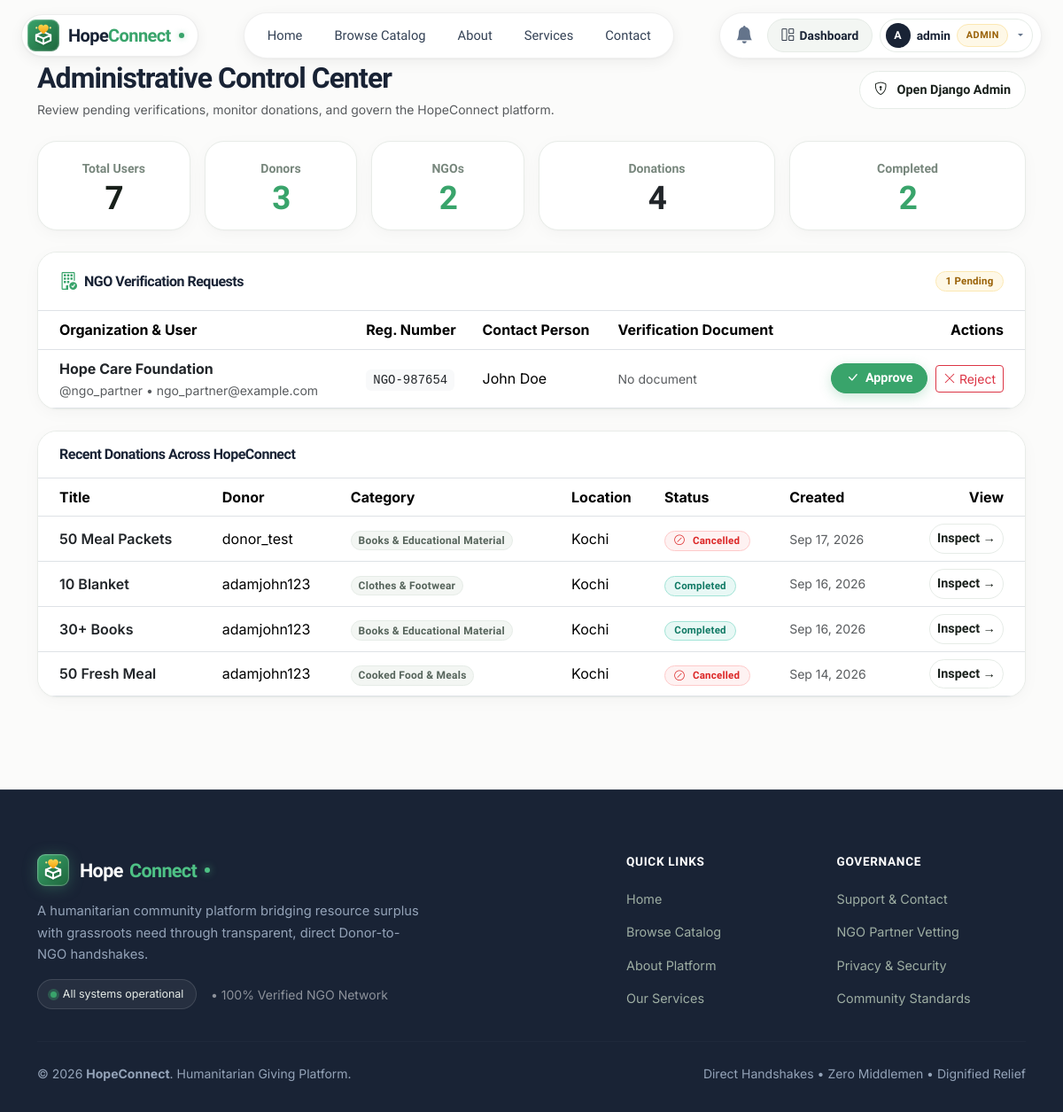
Page /dashboard/admin-panel/ (signed in) on the earlier database version.
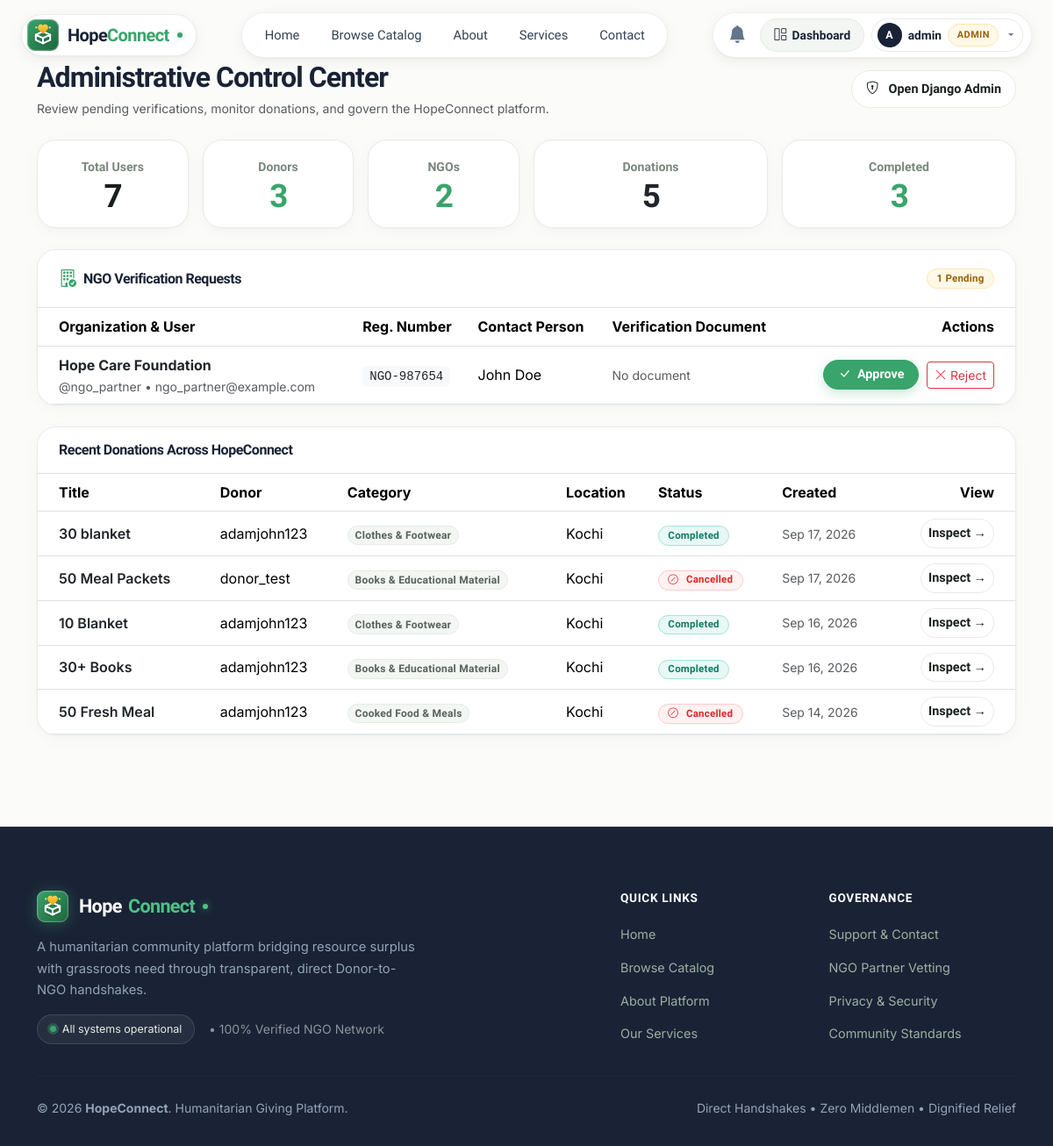
Same page on the later database version.
### accounts/models.py (models this page shows, shortened)
class NGOProfile(models.Model):
    user = models.OneToOneField(
        User,
        on_delete=models.CASCADE,
        related_name='ngo_profile'
    )
    organization_name = models.CharField(
        max_length=200
    )
    registration_number = models.CharField(
        max_length=100,
        unique=True,
        help_text="Government or Trust registration number"
    )
    contact_person = models.CharField(
        max_length=100
    )
    website = models.URLField(
        blank=True,
        null=True
    )
    mission = models.TextField(
        blank=True,
        help_text="Overview of NGO cause and beneficiaries"
    )
    verification_document = models.FileField(
        upload_to='ngo_docs/',
        blank=True,
        null=True,
        help_text="Registration certificate or official letter (PDF/Image)"
    )
    is_approved = models.BooleanField(
        default=False
    )
    verified_at = models.DateTimeField(
        null=True,
        blank=True
    )
    verified_by = models.ForeignKey(
        User,
        null=True,
        blank=True,
        on_delete=models.SET_NULL,
        related_name='verified_ngos'
    )
    created_at = models.DateTimeField(
        auto_now_add=True
    )
    updated_at = models.DateTimeField(
        auto_now=True
    )
    class Meta:
        verbose_name = "NGO Profile"
        verbose_name_plural = "NGO Profiles"

class UserProfile(models.Model):
    ROLE_CHOICES = (
        ('DONOR', 'Donor'),
        ('NGO', 'NGO'),
    )
    user = models.OneToOneField(
        User,
        on_delete=models.CASCADE,
        related_name='profile'
    )
    role = models.CharField(
        max_length=20,
        choices=ROLE_CHOICES,
        default='DONOR'
    )
    phone = models.CharField(
        max_length=15,
        blank=True
    )
    address = models.TextField(
        blank=True
    )
    city = models.CharField(
        max_length=100,
        blank=True
    )
    profile_image = models.ImageField(
        upload_to='profiles/',
        blank=True,
        null=True
    )
    is_verified = models.BooleanField(
        default=False,
        help_text="Donors are auto-verified; NGOs require admin verification."
    )
    created_at = models.DateTimeField(
        auto_now_add=True
    )
    updated_at = models.DateTimeField(
        auto_now=True
    )
    class Meta:
        verbose_name = "User Profile"
        verbose_name_plural = "User Profiles"

### donations/models.py (models this page shows, shortened)
class Donation(models.Model):
    STATUS_AVAILABLE = 'AVAILABLE'
    STATUS_REQUESTED = 'REQUESTED'
    STATUS_APPROVED = 'APPROVED'
    STATUS_COLLECTED = 'COLLECTED'
    STATUS_COMPLETED = 'COMPLETED'
    STATUS_REJECTED = 'REJECTED'
    STATUS_CANCELLED = 'CANCELLED'
    STATUS_EXPIRED = 'EXPIRED'
    STATUS_CHOICES = [
        ('AVAILABLE', 'Available'),
        ('REQUESTED', 'Requested'),
        ('APPROVED', 'Approved'),
        ('COLLECTED', 'Collected'),
        ('COMPLETED', 'Completed'),
        ('REJECTED', 'Rejected'),
        ('CANCELLED', 'Cancelled'),
        ('EXPIRED', 'Expired'),
    ]
    DELIVERY_NGO_PICKUP = 'NGO_PICKUP'
    DELIVERY_DONOR_DELIVERY = 'DONOR_DELIVERY'
    DELIVERY_CHOICES = [
        ('NGO_PICKUP', 'NGO/organization will pick up'),
        ('DONOR_DELIVERY', 'Donor will deliver/drop off'),
    ]
    donor = models.ForeignKey(
        User,
        on_delete=models.CASCADE,
        related_name='donations'
    )
    category = models.ForeignKey(
        DonationCategory,
        on_delete=models.SET_NULL,
        null=True,
        related_name='donations'
    )
    title = models.CharField(
        max_length=200
    )
    description = models.TextField(
        blank=True
    )
    quantity = models.CharField(
        max_length=100
    )
    delivery_option = models.CharField(
        max_length=25,
        choices=DELIVERY_CHOICES,
        default='NGO_PICKUP',
        help_text="Transfer method: Donor drop-off vs NGO pickup"
    )
    dropoff_location = models.CharField(
        max_length=255,
        blank=True,
        help_text="Designated drop-off point, e.g. NGO center or community partner hub"
    )
    pickup_address = models.TextField()
    pickup_date = models.DateField(
        null=True,
        blank=True
    )
    pickup_time = models.TimeField(
        null=True,
        blank=True
    )
    expiry_date = models.DateTimeField(
        null=True,
        blank=True
    )
    image = models.ImageField(
        upload_to='donations/',
        blank=True,
        null=True
    )
    status = models.CharField(
        max_length=25,
        choices=STATUS_CHOICES,
        default='AVAILABLE'
    )
    created_at = models.DateTimeField(
        auto_now_add=True
    )
    updated_at = models.DateTimeField(
        auto_now=True
    )
    class Meta:
        verbose_name = "Donation"
        verbose_name_plural = "Donations"
        ordering = ['-created_at']
    @property
    def city(self):
        profile = getattr(self.donor, 'profile', None)
        return getattr(profile, 'city', '') or ''

class DonationCategory(models.Model):
    name = models.CharField(
        max_length=200,
        unique=True
    )
    description = models.TextField(
        blank=True
    )
    class Meta:
        verbose_name = "Donation Category"
        verbose_name_plural = "Donation Categories"
        ordering = ['name']

### dashboard/views.py (the view)
# urls.py: path('admin-panel/', views.admin_dashboard, name='admin_dashboard'),
@login_required
@admin_required
def admin_dashboard(request):
    pending_ngos = NGOProfile.objects.filter(is_approved=False).select_related('user', 'user__profile')
    total_users = User.objects.count()
    donor_count = UserProfile.objects.filter(role__iexact='DONOR').count()
    ngo_count = NGOProfile.objects.count()
    total_donations = Donation.objects.count()
    completed_donations = Donation.objects.filter(status='COMPLETED').count()
    recent_donations = Donation.objects.select_related('donor', 'category').order_by('-created_at')[:10]
    context = {
        'pending_ngos': pending_ngos,
        'total_users': total_users,
        'donor_count': donor_count,
        'ngo_count': ngo_count,
        'total_donations': total_donations,
        'completed_donations': completed_donations,
        'recent_donations': recent_donations,
    }
    return render(request, 'dashboard/admin_dashboard.html', context)

### core/context_processors.py (called while the page is built)
def hopeconnect_context(request):
    context = {
        'user_profile': None,
        'user_role': None,
        'unread_notifications_count': 0,
    }
    if request.user.is_authenticated:
        profile = getattr(request.user, 'profile', None)
        context['user_profile'] = profile
        if request.user.is_staff or request.user.is_superuser:
            context['user_role'] = 'Admin'
        elif profile:
            context['user_role'] = 'Donor' if profile.role.upper() == 'DONOR' else 'NGO'
        context['unread_notifications_count'] = request.user.notifications.filter(is_read=False).count()
    return context

### templates/dashboard/admin_dashboard.html (shortened to what the changed rows need)
{% extends 'base.html' %}
{% block content %}
<div class="d-flex flex-wrap align-items-center justify-content-between gap-3 mb-4">
    <div>
        <h2 class="fw-bold mb-1" style="color: var(--hc-navy);">Administrative Control Center</h2>
    </div>
</div>
<div class="row g-3 mb-4">
    <div class="col-md-3 col-6">
        <div class="app-card p-3 text-center h-100">
            <span class="stat-label">Donations</span>
            <h3 class="stat-badge mt-1 mb-0 text-dark">{{ total_donations }}</h3>
        </div>
    </div>
    <div class="col-md-3 col-6">
        <div class="app-card p-3 text-center h-100">
            <span class="stat-label">Completed</span>
            <h3 class="stat-badge mt-1 mb-0" style="color: var(--hc-green);">{{ completed_donations }}</h3>
        </div>
    </div>
</div>
<div class="app-card p-0 overflow-hidden mb-4">
    <div class="p-0">
        {% if pending_ngos %}
        <div class="table-responsive">
            <table class="table table-hover align-middle mb-0">
                <thead>
                    <tr>
                        <th class="ps-4">Organization & User</th>
                        <th>Reg. Number</th>
                        <th>Contact Person</th>
                        <th>Verification Document</th>
                        <th class="text-end pe-4">Actions</th>
                    </tr>
                </thead>
                <tbody>
                    {% for ngo in pending_ngos %}
                    <tr>
                        <td class="ps-4">
                            <div class="fw-bold text-dark">{{ ngo.organization_name }}</div>
                            <div class="text-muted small">@{{ ngo.user.username }} &bull; {{ ngo.user.email }}</div>
                        </td>
                        <td><code class="text-dark bg-light px-2 py-1 rounded">{{ ngo.registration_number }}</code></td>
                        <td>{{ ngo.contact_person }}</td>
                        <td>
                            {% if ngo.verification_document %}
                            <a href="{{ ngo.verification_document.url }}" target="_blank" class="btn-secondary-outline btn-sm py-1 px-2">
                                <i class="bi bi-file-earmark-text me-1"></i> View Doc
                            </a>
                            {% else %}
                            <span class="text-muted small">No document</span>
                            {% endif %}
                        </td>
                        <td class="text-end pe-4">
                            <a href="{% url 'verify_ngo_action' ngo.id 'approve' %}" class="btn-action btn-sm py-1 px-3 me-1">
                                <i class="bi bi-check-lg"></i> Approve
                            </a>
                            <a href="{% url 'verify_ngo_action' ngo.id 'reject' %}" class="btn btn-sm btn-outline-danger py-1 px-2" onclick="return confirm('Reject this NGO verification?');">
                                <i class="bi bi-x-lg"></i> Reject
                            </a>
                        </td>
                    </tr>
                    {% endfor %}
                </tbody>
            </table>
        </div>
        {% else %}
        <div class="p-4 text-center text-muted small">No pending NGO verification requests.</div>
        {% endif %}
    </div>
</div>
<div class="app-card p-0 overflow-hidden mb-4">
    <div class="p-0">
        <div class="table-responsive">
            <table class="table table-hover align-middle mb-0">
                <thead>
                    <tr>
                        <th class="ps-4">Title</th>
                        <th>Donor</th>
                        <th>Category</th>
                        <th>Location</th>
                        <th>Status</th>
                        <th>Created</th>
                        <th class="text-end pe-4">View</th>
                    </tr>
                </thead>
                <tbody>
                    {% for item in recent_donations %}
                    <tr>
                        <td class="ps-4 fw-semibold">
                            <a href="{% url 'donation_detail' item.id %}" class="text-dark text-decoration-none">
                                {{ item.title }}
                            </a>
                        </td>
                        <td>{{ item.donor.username }}</td>
                        <td>
                            <span class="badge bg-light text-secondary border">{{ item.category.name }}</span>
                        </td>
                        <td>{{ item.city }}</td>
                        <td>
                            {% if item.status == 'AVAILABLE' %}
                            <span class="badge badge-available">Available</span>
                            {% elif item.status == 'REQUESTED' %}
                            <span class="badge badge-requested">Requested</span>
                            {% elif item.status == 'APPROVED' %}
                            <span class="badge badge-approved">Approved</span>
                            {% elif item.status == 'COLLECTED' %}
                            <span class="badge badge-collected">Collected</span>
                            {% elif item.status == 'COMPLETED' %}
                            <span class="badge badge-completed">Completed</span>
                            {% elif item.status == 'CANCELLED' %}
                            <span class="badge badge-cancelled"><i class="bi bi-slash-circle me-1"></i>Cancelled</span>
                            {% elif item.status == 'REJECTED' %}
                            <span class="badge badge-rejected">Rejected</span>
                            {% elif item.status == 'EXPIRED' %}
                            <span class="badge badge-expired">Expired</span>
                            {% else %}
                            <span class="badge bg-light text-secondary">{{ item.get_status_display }}</span>
                            {% endif %}
                        </td>
                        <td class="text-muted small">{{ item.created_at|date:"M d, Y" }}</td>
                        <td class="text-end pe-4">
                            <a href="{% url 'donation_detail' item.id %}" class="btn-secondary-outline btn-sm py-1 px-2">Inspect &rarr;</a>
                        </td>
                    </tr>
                    {% endfor %}
                </tbody>
            </table>
        </div>
    </div>
</div>
{% endblock %}

Differences in the rows shown:
added Donation: title "30 blanket", donor.username "adamjohn123", category.name "Clothes & Footwear", city "Kochi", status "Completed", created_at "Sep 17, 2026"
Other differences:
{{ total_donations }}: "4" → "5"
{{ completed_donations }}: "2" → "3"
